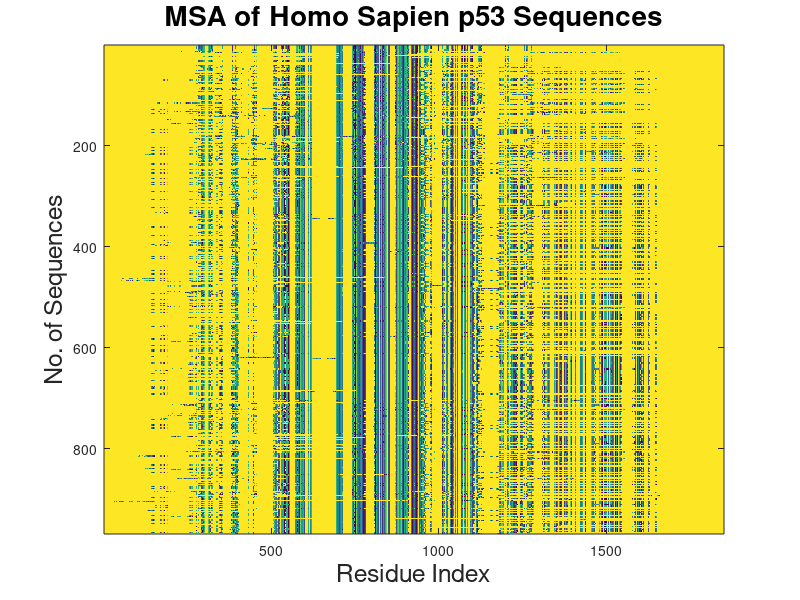

Recreate this plot in MATLAB. (Note: this script raises an error after producing the figure.)
%% Load Data 
%%
% Get Cluster Data
%[TP53_clusters, TP53_extra] = blast2clust('BAC16799');
load('clusters.mat');
%
%[TP53_clusters, TP53_extra] = msa2clust(msa);
TP53_clusters = clusters;

%% Visualize MSA
imagesc(msa);
title('MSA of Homo Sapien p53 Sequences', 'FontSize', 20);
ylabel('No. of Sequences', 'FontSize', 18);
xlabel('Residue Index', 'FontSize', 18);

%%
% Read Somatic Mutation Data
[num, txt, somatic_mutation_raw] = xlsread('somatic.xlsx');

%% Trim Neutral Mutations
% Column 20 is the WT_AA, column 21 is the Mutant_AA.
mut_count = 1;
for i=1:length(somatic_mutation_raw)
    % nucleotide mutation without AA change
    if ~strcmp(somatic_mutation_raw(i,20),somatic_mutation_raw(i,21)) 
        
        if ~strcmp(somatic_mutation_raw(i,20),'NA') || ~strcmp(somatic_mutation_raw(i,21),'NA')
            if ~ischar(somatic_mutation_raw{i,7}) && somatic_mutation_raw{i,7} <= 393
            somatic_mutation_trim(mut_count,:) = somatic_mutation_raw(i,:);
            mut_count = mut_count + 1;
            end
        end
    end
end

%% Trim Columns not going to be used
% Column 1-4, 6, 8-16, 22, 27-30, 36-65
somatic_mutation_trim = somatic_mutation_trim(:,[5 7 17:21 23:26 31:35 65]);

%% Overall Sector Enrichment

inSectorCount= zeros(1,7);
outSectorCount = 0;

for i=1:length(somatic_mutation_trim)
    %I changed the somatic index accession from 7 to 2 to reflect our new trimmed
    %matrix. This is because the mutations are in a new column
    cluster_index = is_in_sector(TP53_clusters, cell2mat(somatic_mutation_trim(i,2))); 
    %changed clusters to TP53_clusters
    if cluster_index > 0 %added this logical
        mutation_in_sector(inSectorCount(1,cluster_index) + 1,:,cluster_index) = somatic_mutation_trim(i,:);
        %added a multidimensional component to mutation_in_sector to allow
        %easy access to different sectors.
        inSectorCount(1,cluster_index) = inSectorCount(1,cluster_index) + 1;
    else
        mutation_out_sector(outSectorCount + 1,:) = somatic_mutation_trim(i,:);
        outSectorCount = outSectorCount + 1;
    end
    somatic_mutation_trim{i, 17} = cluster_index;
end
mutations_and_what_sectors_theyarein = find(cell2mat(somatic_mutation_trim(2:end,17))>0);
somatic_mutations_only_in_sectors = somatic_mutation_trim(mutations_and_what_sectors_theyarein + 1,:);

%% Relative Sector Enrichment
% For each sector
figure
Sector_enrichment = zeros(length(TP53_clusters),2);
for j = 1:length(TP53_clusters)
Sector_enrichment(j,1) = (inSectorCount(1,j)./length(somatic_mutation_trim(:,2)))./(length(cell2mat(TP53_clusters(1,j)))./393);
end
bar(1:length(Sector_enrichment),Sector_enrichment,'b');
title('Mutation enrichment per sector', 'FontSize', 18);
xlabel('Sector number', 'FontSize', 18);
ylabel('Enrichment (% of (mutants in sector/totalmutants)./(residues in sector/totalresidues)');

%%
% Calculate p value of the enrichment based on chi square dist.
for i = 1:length(TP53_clusters)
    % expected mut/residue ratio
    inSectorCount(2,i) = length(somatic_mutation_trim(:,1))*length(cell2mat(TP53_clusters(1,i)))/393;
    % chi squared value
    inSectorCount(3,i) = (inSectorCount(2,i) - inSectorCount(1,i))^2/inSectorCount(2,i);
    % p value
    inSectorCount(4,i) = chi2cdf(inSectorCount(3,i),6,'upper');
end
%% Compensatory mutations
%
% First we will look at each mutation at each residue within a sector
% across species to find "fixed" mutations. In order to do this we must
% make a map of all the residues in p53 to compare all of the other
% sequences to.
%%
% Extract the residues in the MSA corresponding to the reference sequence.

map = find(msa(1,:) ~= 25);
seqmsa = msa(:,map);

%%
% Find the maximum size of cluster to facilitate setting up the MSA of
% clusters.
maxResidue_clust = 0;
for i=1:length(TP53_clusters)
    if (length(cell2mat(TP53_clusters(1,i))) > maxResidue_clust)
        maxResidue_clust = length(cell2mat(TP53_clusters(1,i)));
    end
end
%%
% Store the msa of the reference sequence into each cluster. The data is
% stored in a 3D matrix, with each layer containing the indices of the 
% clustered residues in the reference sequence and the MSA corresponding to
% those indices.
clustMSA = zeros(length(seqmsa)+1, maxResidue_clust, length(TP53_clusters));
for i=1:length(TP53_clusters)
    clust_index = cell2mat(TP53_clusters(1,i)); % indices of ref sequence
    clustMSA(1,1:length(clust_index),i) = clust_index;
    clustMSA(2:length(clustMSA),1:length(clust_index),i) = seqmsa(:,clust_index);
end

%%
% Extract the mutations in the clusters. For somatic_mutation_trim, the
% columns are
%%
% 2: indices of reference sequence
%%
% 6: wildtype AA
%%
% 7: mutant AA
%%
% 17: the index of the cluster the mutation is in
%%
% We also have to convert the three letter amino acid codes to the integer
% representation in MATLAB..
clust_mut_map = find(cell2mat(somatic_mutation_trim(:,17)));
clust_mutation_cell = somatic_mutation_trim(clust_mut_map,[2 6 7 17]);

mut_count = 1;
for i=1:length(clust_mutation_cell)
    % only consider deletion, substitution and premature stops, since there
    % are mutation from 1 AA to 2 AA or other peculiar ones in the database
    if (length(clust_mutation_cell{i,2}) <=4 && length(clust_mutation_cell{i,3}) <=4)
        clust_mutation(mut_count,1) = cell2mat(clust_mutation_cell(i,1));
        clust_mutation(mut_count,4) = cell2mat(clust_mutation_cell(i,4));
        for aa = 2:3 % WT AA and MT AA
            if (strcmp(clust_mutation_cell(i,aa), 'NA'))
                 % deletion causing gaps
                clust_mutation(mut_count,aa) = aa2int('-');
            elseif (strcmp(clust_mutation_cell(i,aa), 'STOP'))
                 % translation stop, * in MATLAB
                clust_mutation(mut_count,aa) = aa2int('*');
            else % substitution
                AminoAcid = aminolookup('Abbreviation', clust_mutation_cell{i,aa});
                oneLetterCode = AminoAcid(1,1);
                clust_mutation(mut_count,aa) = aa2int(AminoAcid(1,1));
            end
        end
        mut_count = mut_count + 1;
    end
end
clust_mutation = unique(clust_mutation, 'rows');

%%
% The actual part of finding compensatory mutation. First, we look at each
% mutation in the mutation database, and count the frequencies of each
% carcinogenic mutation in species other than human beings. The fifth
% column ot clust_mutation is added in this sections, and it contains the
% sequences in clustMSA with the given mutation.
clust_mutation_cell = num2cell(clust_mutation);
%%

for i=1:length(clust_mutation)
    mut_index = clust_mutation(i,1); % index of mutation residue
    mut_aa = clust_mutation(i,3); % mutant AA
    clust_index = clust_mutation(i,4); % index of cluster the mutation is in
    clust_msa = clustMSA(:,:,clust_index);
    % index of the current mutation in the cluster's MSA
    msa_mut_index = find(clust_msa(1,:) == mut_index); 
    % the residues in each sequence at the mutation index
    mut_msa = clust_msa(:,msa_mut_index);
    % find the sequences with the current mutation 
    mut_msa_map = find(mut_msa(:,1) == mut_aa);
    mut_seqs = clust_msa(mut_msa_map,:);
    % store the information as cells
    clust_mutation_cell{i,5} = length(mut_seqs(:,1));
    clust_mutation_cell{i,6} = mut_seqs;
end

%%
% Plot the number of carcinogenic mutations present in other species in the
% MSA.
mutCount_means = zeros(1,6);
for i=1:length(TP53_clusters)
    subplot(2,3,i);
    clust_mut_i = find(cell2mat(clust_mutation_cell(:,4)) == i);
    x_mutIndex = cell2mat(clust_mutation_cell(clust_mut_i,1));
    y_mutCount = cell2mat(clust_mutation_cell(clust_mut_i,5));
    mutCount_means(1,i) = mean(y_mutCount);
    scatter(x_mutIndex, y_mutCount, 35, 'filled');
    xlabel('Index of Carcinogenic Mutation', 'FontSize', 18);
    titleStr = sprintf('Sector %d', i);
    title(titleStr, 'FontSize', 20);
    ylabel('No. of Seqs with Mutation', 'FontSize', 18);
end

%%
% Nonparametric comparisons of the no. of sequences with mutations in each 
% sector
[p_mutCount, mutCount_ANOVA_table, mutCount_stats] = kruskalwallis(transpose(cell2mat(clust_mutation_cell(:,5))),transpose(cell2mat(clust_mutation_cell(:,4))));
%%
% Multiple comparisons
mutCount_multiComp = multcompare(mutCount_stats);
mutCount_significant = mutCount_multiComp(find(mutCount_multiComp(:,6) <= 0.05),:);
%%
% From the above graph, we can see that there is one mutation in cluster 3
% that exists in most of the sequences in the MSA. We extract the MSA of
% the sequences with this mutation, and visualize it using imagesc.
max_mut_count_index = find(cell2mat(clust_mutation_cell(:,5))==max(cell2mat(clust_mutation_cell(:,5))));
max_mut_clust_index = cell2mat(clust_mutation_cell(max_mut_count_index,4));
max_mut_msa = vertcat(clustMSA(:,:,max_mut_clust_index));
% set up MSA so that top 1/3 of the image would be the reference sequence
max_mut_msa = max_mut_msa(2:length(max_mut_msa),1:length(cell2mat(TP53_clusters(1,max_mut_clust_index))));
max_mut_msa = vertcat(repmat(max_mut_msa(1,:),length(max_mut_msa)/2,1),max_mut_msa);
imagesc(max_mut_msa);
xlabel('Residues in Cluster 3', 'FontSize', 18);
% ylabel('Sequences with Mutation and Reference Sequence', 'FontSize', 18);
title('Cluster MSA of Sequences', 'FontSize', 20);
xticks = linspace(1,length(max_mut_msa(1,:)), length(max_mut_msa(1,:)));
set(gca, 'XTick', xticks, 'XTickLabel', clustMSA(1,1:length(max_mut_msa(1,:)),max_mut_clust_index));
set(gca, 'YTick', [], 'YTickLabel', []);


%% Candidate list of compensatory mutations
%This section is meant to find the residues that may contain compensatory
%mutations among other sequences for select mutations in Sectors 2,3,and 4.
%These sectors were chosen because sectors 2 and 4 may have be more related
%to function and Sector 3 was chosen because of a single mutation that is
%fixed among multiple species. The candidate residues were selected by
%using the number .3 as the cutoff for high covariation. All residues
%selected within a chosen sector a) contained a mutation and b) were highly
%variable with the mutations.
 load('p53-M-ats.mat');
 cov_M = M; 
 %Covariation matrix used to determine which residues may coevolve with
 %mutation
%  Sectors_with_mutations_in_other_species_counts = cell2mat(clust_mutation_cell(:,5));
 Sector3_with_mutations = find(cell2mat(clust_mutation_cell(:,4)) == 3);
  Sector3_with_mutations_new = clust_mutation_cell(Sector3_with_mutations,[1,2,3,5]);
 
 Sector3_new_residues = find_candidate_residues(clusters{1,3},Sector3_with_mutations_new,...
     cov_M,300,ats);
 
 %Sectors 2 and 4
 Sector2_with_mutations = find(cell2mat(clust_mutation_cell(:,4)) == 2);
 Sector2_with_mutations_new = clust_mutation_cell(Sector2_with_mutations,[1:3,5]);
 Sector2_new_residues = find_candidate_residues(clusters{1,2},Sector3_with_mutations_new,...
     cov_M,10,ats);
 
 
 Sector4_with_mutations = find(cell2mat(clust_mutation_cell(:,4)) == 4);
 Sector4_with_mutations_new = clust_mutation_cell(Sector4_with_mutations,[1:3,5]);
 Sector4_new_residues = find_candidate_residues(clusters{1,4},Sector3_with_mutations_new,...
     cov_M,20,ats);
 
 







%% Map to pdb
%pdb is 3Q05

